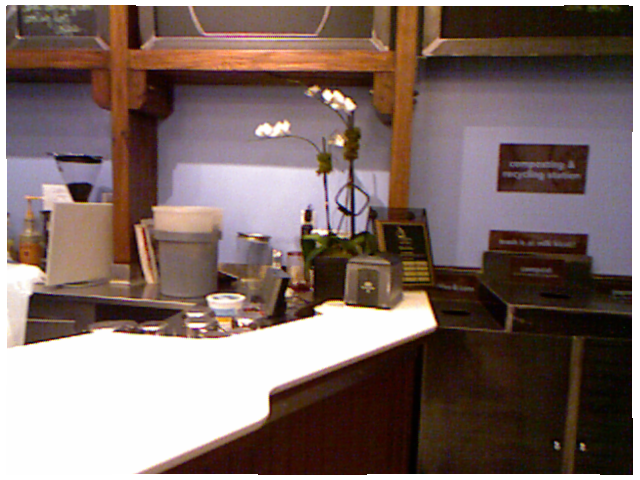
//> input picture src/data/rgb1.png, 640 x 480 px
$ ./detectFeatures   (built with g++ and OpenCV 4, older OpenCV classes emulated)
//> lines starting //> are read from the running program, lines starting //| are printed output that depends on the picture

#include <iostream>
#include <slamBase.h>

#include <opencv2/features2d/features2d.hpp>
// #include <opencv2/nonfree/nonfree.hpp>
#include <opencv2/calib3d/calib3d.hpp>

using namespace std;

int main( int argc, char** argv )
{

    //read rgb and depth information by gving the path
    cv::Mat rgb1 = cv::imread("/home/fan/test_dir/develop/src/RGB-D/src/data/rgb1.png");
//> rgb1 is the input picture: 480 rows x 640 cols, CV_8UC3; mean B, G, R 103.3, 108, 126.7
    cv::Mat rgb2 = cv::imread( "/home/fan/test_dir/develop/src/RGB-D/src/data/rgb2.png");
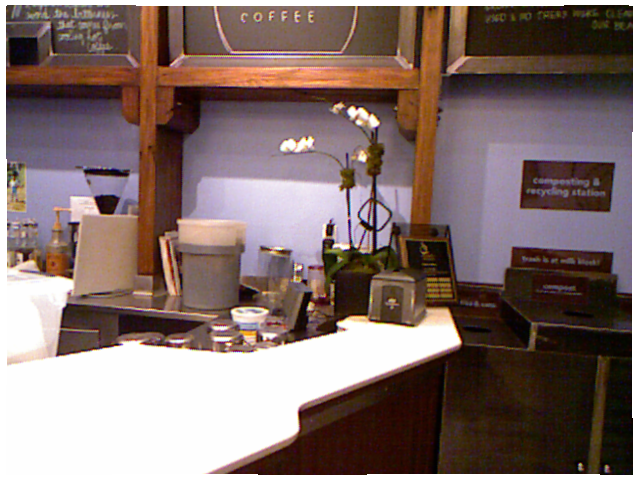
//> input picture src/data/rgb2.png, 640 x 480 px
//> rgb2 is the input picture: 480 rows x 640 cols, CV_8UC3; mean B, G, R 109.5, 113.1, 132.2
    cv::Mat depth1 = cv::imread("/home/fan/test_dir/develop/src/RGB-D/src/data/depth2.png", -1);
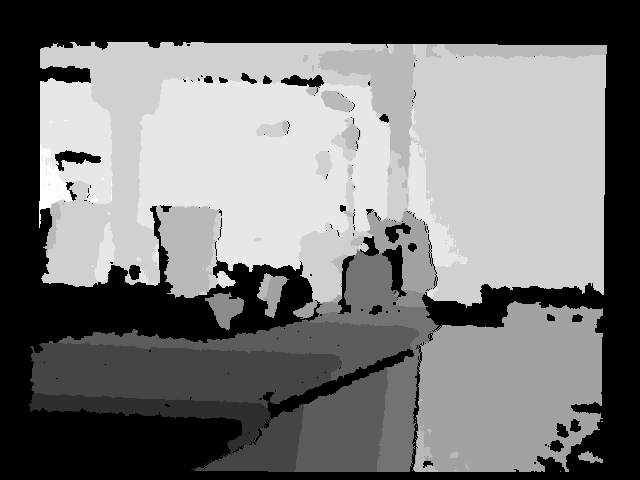
//> input picture src/data/depth2.png, 640 x 480 px
//> depth1 is the input picture: 480 rows x 640 cols, CV_16UC1; min 0, max 2915, mean 1401.8
    cv::Mat depth2 = cv::imread( "/home/fan/test_dir/develop/src/RGB-D/src/data/depth2.png", -1);


    cv::Ptr<cv::FeatureDetector> _detector = cv::FeatureDetector::create( "ORB" );
    cv::Ptr<cv::DescriptorExtractor> _descriptor = cv::DescriptorExtractor::create( "ORB") ;

    vector< cv::KeyPoint > kp1, kp2;
    _detector->detect( rgb1, kp1 );
//> kp1 = 500 keypoints; strongest (x, y, size): (316, 308, 37.2), (312, 312, 44.6), (430, 322, 92.6), (315, 308, 44.6)
    _detector->detect( rgb2, kp2 );
//> kp2 = 500 keypoints; strongest (x, y, size): (455, 340, 111.1), (454, 340, 92.6), (337, 323, 37.2), (348, 246, 31)

    cout<<"Key points of two images: "<<kp1.size()<<", "<<kp2.size()<<endl;
//| Key points of two images: 500, 500

    //show up the key points in both images
    cv::Mat imgShow;
    cv::drawKeypoints( rgb1, kp1, imgShow, cv::Scalar::all(-1), cv::DrawMatchesFlags::DRAW_RICH_KEYPOINTS );
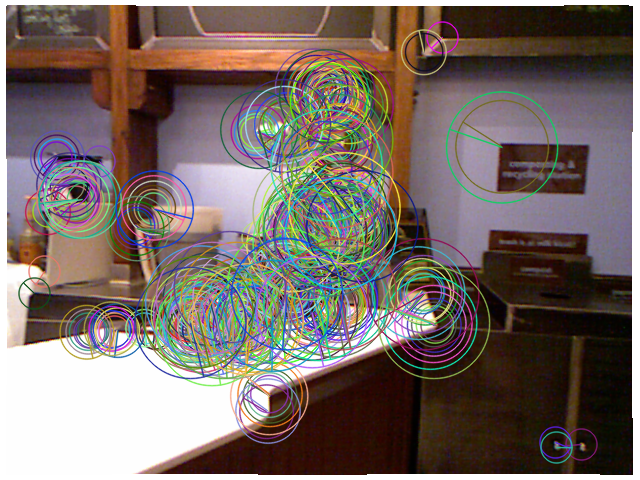
//> imgShow: 480 rows x 640 cols, CV_8UC3; mean B, G, R 103.4, 108.5, 121.3
    cv::imshow( "keypoints", imgShow );
    cv::imwrite( "/home/fan/test_dir/develop/src/RGB-D/src/data/keypoints.png", imgShow );
    cv::waitKey(0);

    cv::drawKeypoints( rgb2, kp2, imgShow, cv::Scalar::all(-1), cv::DrawMatchesFlags::DRAW_RICH_KEYPOINTS );
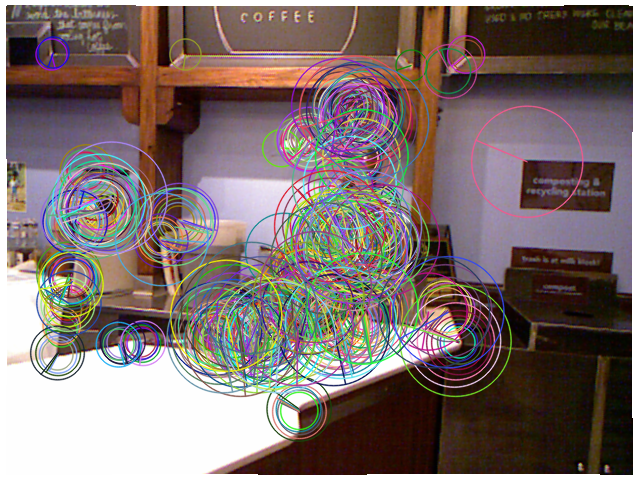
//> imgShow: 480 rows x 640 cols, CV_8UC3; mean B, G, R 110.6, 112.8, 127.5
    cv::imshow( "keypoints", imgShow );
    cv::imwrite( "/home/fan/test_dir/develop/src/RGB-D/src/data/keypoints1.png", imgShow );
    cv::waitKey(0);

    //calculate the descriptor
    cv::Mat desp1, desp2;
    _descriptor->compute( rgb1, kp1, desp1 );
    _descriptor->compute( rgb2, kp2, desp2 );

    // [9 lines of commented-out code are left out]
    vector< cv::DMatch > matches;
    cv::FlannBasedMatcher matcher(new cv::flann::LshIndexParams(5, 24, 2));

    matcher.match( desp1, desp2, matches );
//> matches = 465 matches


    cout<<"Find total "<<matches.size()<<" matches."<<endl;
//| Find total 465 matches.

    cv::Mat imgMatches;
    cv::drawMatches( rgb1, kp1, rgb2, kp2, matches, imgMatches );
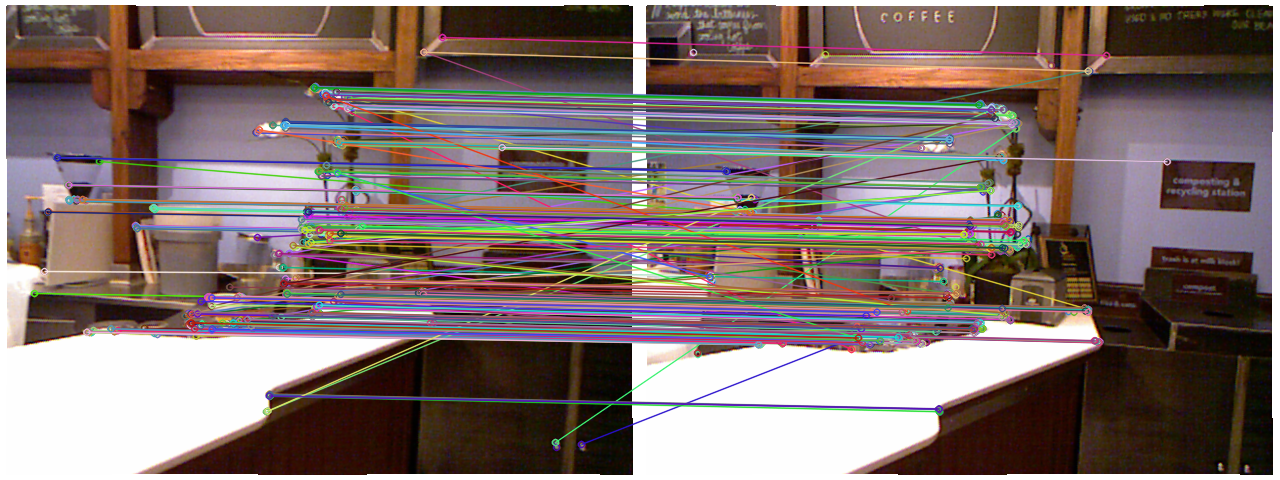
//> imgMatches: 480 rows x 1280 cols, CV_8UC3; mean B, G, R 110, 112.8, 129.3
    cv::imshow( "matches", imgMatches );
    cv::imwrite( "/home/fan/test_dir/develop/src/RGB-D/src/data/matches.png", imgMatches );
    cv::waitKey( 0 );

    vector< cv::DMatch > goodMatches;
    double minDis = 9999;

    //using distance threashold to filter some bad matches
    for ( size_t i=0; i<matches.size(); i++ )
    {
        if ( matches[i].distance < minDis )
            minDis = matches[i].distance;
    }
//> this loop made 465 passes
//> minDis on passes 1, 2, 39, 87, 318: 17, 9, 8, 5, 3
//> after the loop, minDis = 3

    for ( size_t i=0; i<matches.size(); i++ )
    {
        if (matches[i].distance < 10*minDis)
            goodMatches.push_back( matches[i] );
    }
//> after the loop, goodMatches = 307 matches


    //show the match resualt
    cout<<"good matches="<<goodMatches.size()<<endl;
//| good matches=307
    cv::drawMatches( rgb1, kp1, rgb2, kp2, goodMatches, imgMatches );
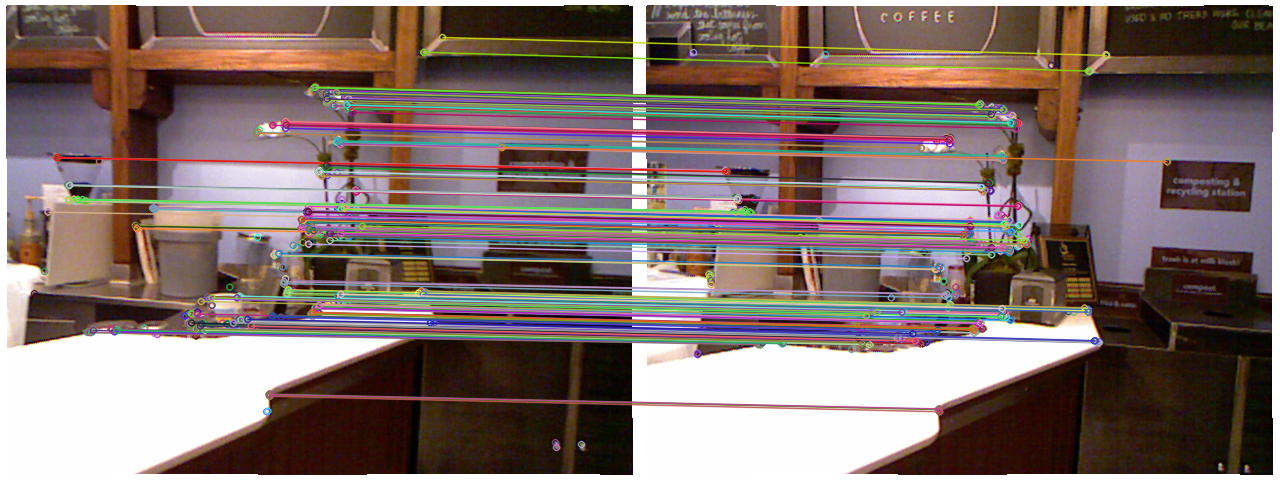
//> imgMatches: 480 rows x 1280 cols, CV_8UC3; mean B, G, R 109, 113.1, 130.4
    cv::imshow( "good matches", imgMatches );
    cv::imwrite( "/home/fan/test_dir/develop/src/RGB-D/src/data/good_matches.png", imgMatches );
    cv::waitKey(0);

    vector<cv::Point3f> pts_obj;

    vector< cv::Point2f > pts_img;

//> (the run ends here: the program needs code that is not available in this run, at `CAMERA_INTRINSIC_PARAMETERS C;`)
